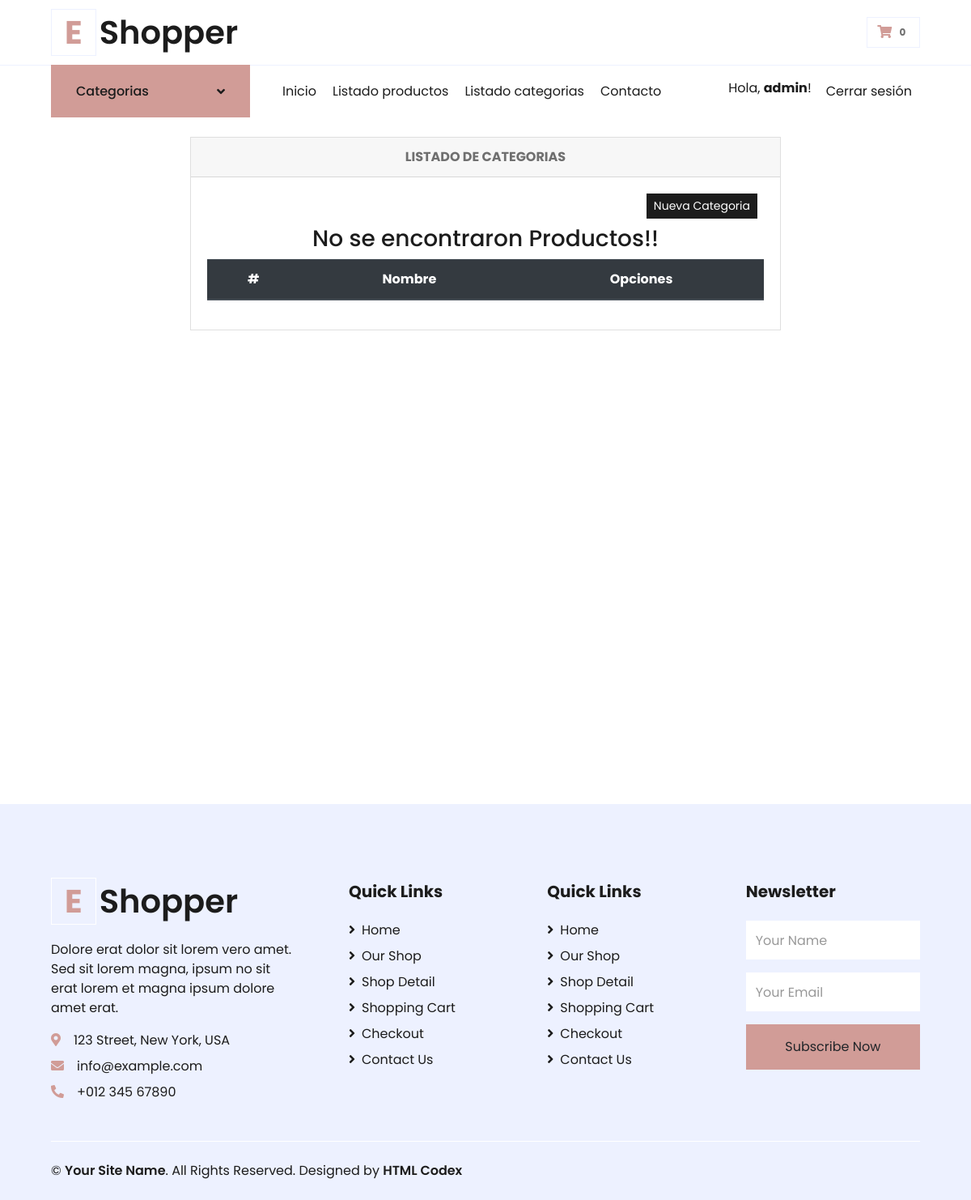
Page /categorias/ (signed in) on the earlier database version.
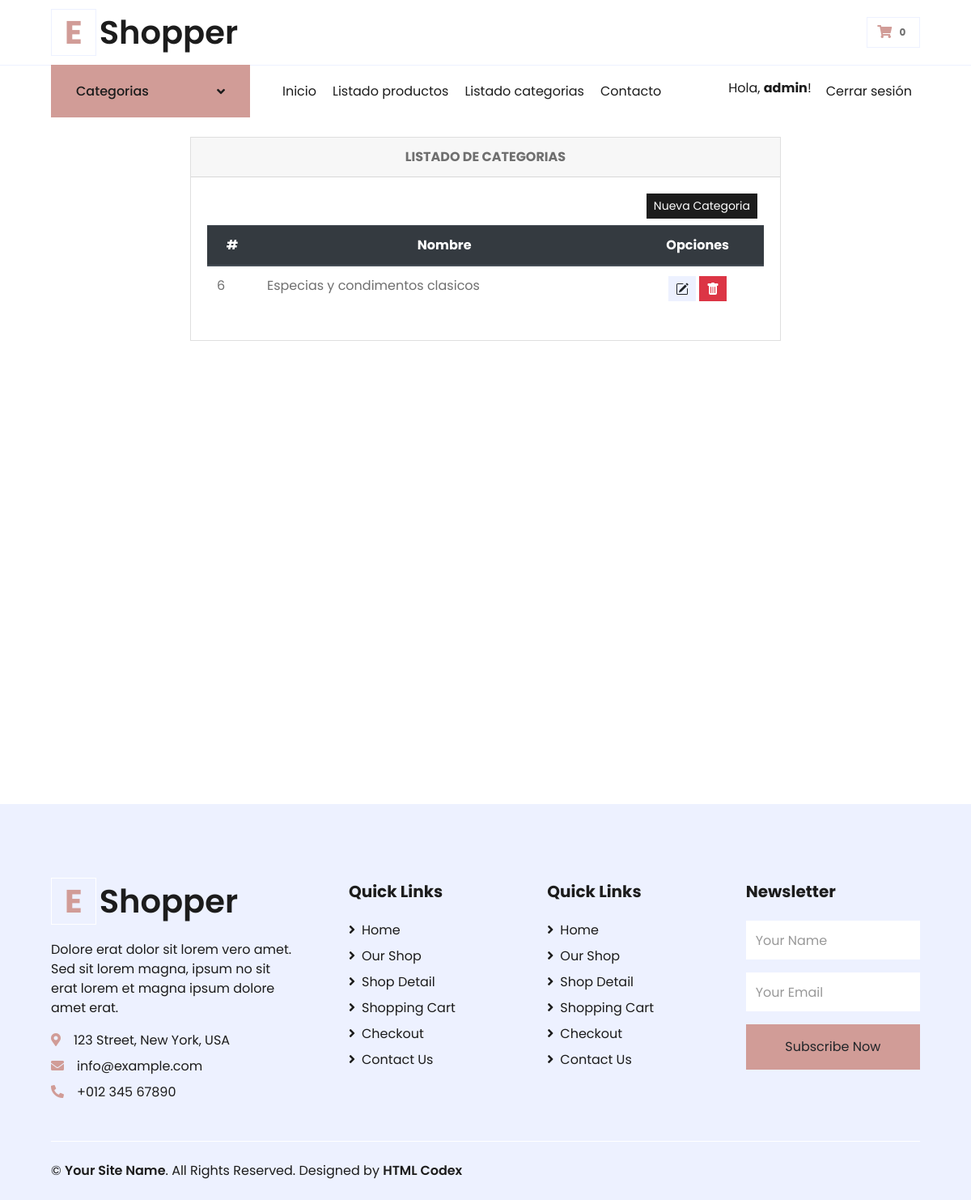
Same page on the later database version.
### DistribuidoraApp/models.py (models this page shows, shortened)
class Categorias(models.Model):
    nombre = models.CharField(max_length=100)
    class Meta:
        db_table = "categorias"
        verbose_name = 'Categoria'
        verbose_name_plural = 'Categorias'
        ordering = ['id']

### DistribuidoraApp/views.py (the view)
# urls.py: path('categorias/', listCategorias, name='categorias'),
@login_required(login_url='/login')
def listCategorias(request):
    lista_categorias = Categorias.objects.all().order_by('nombre')
    page = request.GET.get('page', 1)
    try:
        paginator = Paginator(lista_categorias, 6)
        lista_categorias = paginator.page(page)
    except:
        raise Http404
    data = {'entity': lista_categorias,
            'title': 'LISTADO DE CATEGORIAS',
            'paginator': paginator
            }
    return render(request,'DistribuidoraApp/categorias.html', data)

### DistribuidoraApp/context_processors.py (called while the page is built)
def extras(request):
	lista_categorias = Categorias.objects.all().order_by('nombre')
	return {'categorias':lista_categorias}

### DistribuidoraApp/templates/DistribuidoraApp/categorias.html (shortened to what this page needs)
{% extends 'DistribuidoraApp/base.html' %}
{% load static %}
{% block contenidoPagina %}
<div class="min-vh-100 d-flex flex-colum py-4">
    <div class="container">
        <div class="row justify-content-center">
            <div class="col-lg-8 col-md-6 col-sm-4 animate__animated animate__backInRight animate__delay-0.4s">
                <div class="card">
                    <div class="card-header text-center font-weight-bold">
                        {{ title }}
                    </div>
                    <div class="card-body  table-responsive">
                        <div class="d-flex justify-content-end mb-2 mx-2">
                            <a href="{% url 'addcategoria' %}" class="btn btn-dark btn-sm pull-right" type="submit">
                            Nueva Categoria
                            </a>
                        </div>
                        <table class="table table-condensed">
                            <thead class="thead-dark">
                                <tr class="text-center">
                                    <th scope="col">#</th>
                                    <th scope="col">Nombre</th>
                                    <th colspan="2">Opciones</th>
                                </tr>
                            </thead>
                            <tbody>
                                {% if entity %} {% for categoria in entity %}
                                <tr>
                                    <td>{{ categoria.id }}</td>
                                    <td>{{ categoria.nombre }}</td>
                                    <td colspan="2" class="text-center">
                                        <a class="btn btn-secondary btn-sm" href="{% url 'editcategoria' categoria.id %}" type="button"></a>
                                        <a class="btn btn-danger btn-sm" href="{% url 'deleteCategoria' categoria.id %}" type="button"></a>
                                    </td>
                                </tr>
                                {% endfor %} {% else %}
                                <div class="text-center text-warning">
                                    <h3> No se encontraron Productos!!</h3>
                                </div>
                                {% endif %}
                            </tbody>
                        </table>
                    </div>
                </div>
            </div>
        </div>
    </div>
</div>
{% endblock %}

Differences in the rows shown:
added Categorias: id "6", nombre "Especias y condimentos clasicos"
Other differences:
text no longer shown: "No se encontraron Productos!!"
